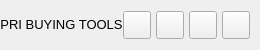
           <widget class="QFrame" name="contentTopBg">
            <property name="minimumSize">
             <size>
              <width>0</width>
              <height>50</height>
             </size>
            </property>
            <property name="maximumSize">
             <size>
              <width>16777215</width>
              <height>50</height>
             </size>
            </property>
            <property name="frameShape">
             <enum>QFrame::NoFrame</enum>
            </property>
            <property name="frameShadow">
             <enum>QFrame::Raised</enum>
            </property>
            <layout class="QHBoxLayout" name="horizontalLayout">
             <property name="spacing">
              <number>0</number>
             </property>
             <property name="leftMargin">
              <number>0</number>
             </property>
             <property name="topMargin">
              <number>0</number>
             </property>
             <property name="rightMargin">
              <number>10</number>
             </property>
             <property name="bottomMargin">
              <number>0</number>
             </property>
             <item>
              <widget class="QFrame" name="leftBox">
               <property name="sizePolicy">
                <sizepolicy hsizetype="Expanding" vsizetype="Preferred">
                 <horstretch>0</horstretch>
                 <verstretch>0</verstretch>
                </sizepolicy>
               </property>
               <property name="frameShape">
                <enum>QFrame::NoFrame</enum>
               </property>
               <property name="frameShadow">
                <enum>QFrame::Raised</enum>
               </property>
               <layout class="QHBoxLayout" name="horizontalLayout_3">
                <property name="spacing">
                 <number>0</number>
                </property>
                <property name="leftMargin">
                 <number>0</number>
                </property>
                <property name="topMargin">
                 <number>0</number>
                </property>
                <property name="rightMargin">
                 <number>0</number>
                </property>
                <property name="bottomMargin">
                 <number>0</number>
                </property>
                <item>
                 <widget class="QLabel" name="titleRightInfo">
                  <property name="sizePolicy">
                   <sizepolicy hsizetype="Preferred" vsizetype="Expanding">
                    <horstretch>0</horstretch>
                    <verstretch>0</verstretch>
                   </sizepolicy>
                  </property>
                  <property name="maximumSize">
                   <size>
                    <width>16777215</width>
                    <height>45</height>
                   </size>
                  </property>
                  <property name="font">
                   <font>
                    <family>Segoe UI</family>
                    <pointsize>10</pointsize>
                    <weight>50</weight>
                    <italic>false</italic>
                    <bold>false</bold>
                   </font>
                  </property>
                  <property name="text">
                   <string>PRI BUYING TOOLS</string>
                  </property>
                  <property name="textFormat">
                   <enum>Qt::PlainText</enum>
                  </property>
                  <property name="alignment">
                   <set>Qt::AlignCenter</set>
                  </property>
                 </widget>
                </item>
               </layout>
              </widget>
             </item>
             <item alignment="Qt::AlignRight">
              <widget class="QFrame" name="rightButtons">
               <property name="minimumSize">
                <size>
                 <width>0</width>
                 <height>28</height>
                </size>
               </property>
               <property name="frameShape">
                <enum>QFrame::NoFrame</enum>
               </property>
               <property name="frameShadow">
                <enum>QFrame::Raised</enum>
               </property>
               <layout class="QHBoxLayout" name="horizontalLayout_2">
                <property name="spacing">
                 <number>5</number>
                </property>
                <property name="leftMargin">
                 <number>0</number>
                </property>
                <property name="topMargin">
                 <number>0</number>
                </property>
                <property name="rightMargin">
                 <number>0</number>
                </property>
                <property name="bottomMargin">
                 <number>0</number>
                </property>
                <item>
                 <widget class="QPushButton" name="settingsTopBtn">
                  <property name="minimumSize">
                   <size>
                    <width>28</width>
                    <height>28</height>
                   </size>
                  </property>
                  <property name="maximumSize">
                   <size>
                    <width>28</width>
                    <height>28</height>
                   </size>
                  </property>
                  <property name="cursor">
                   <cursorShape>PointingHandCursor</cursorShape>
                  </property>
                  <property name="toolTip">
                   <string>Settings</string>
                  </property>
                  <property name="text">
                   <string/>
                  </property>
                  <property name="icon">
                   <iconset resource="resources.qrc">
                    <normaloff>:/icons/images/icons/icon_settings.png</normaloff>:/icons/images/icons/icon_settings.png</iconset>
                  </property>
                  <property name="iconSize">
                   <size>
                    <width>20</width>
                    <height>20</height>
                   </size>
                  </property>
                 </widget>
                </item>
                <item>
                 <widget class="QPushButton" name="minimizeAppBtn">
                  <property name="minimumSize">
                   <size>
                    <width>28</width>
                    <height>28</height>
                   </size>
                  </property>
                  <property name="maximumSize">
                   <size>
                    <width>28</width>
                    <height>28</height>
                   </size>
                  </property>
                  <property name="cursor">
                   <cursorShape>PointingHandCursor</cursorShape>
                  </property>
                  <property name="toolTip">
                   <string>Minimize</string>
                  </property>
                  <property name="text">
                   <string/>
                  </property>
                  <property name="icon">
                   <iconset resource="resources.qrc">
                    <normaloff>:/icons/images/icons/icon_minimize.png</normaloff>:/icons/images/icons/icon_minimize.png</iconset>
                  </property>
                  <property name="iconSize">
                   <size>
                    <width>20</width>
                    <height>20</height>
                   </size>
                  </property>
                 </widget>
                </item>
                <item>
                 <widget class="QPushButton" name="maximizeRestoreAppBtn">
                  <property name="minimumSize">
                   <size>
                    <width>28</width>
                    <height>28</height>
                   </size>
                  </property>
                  <property name="maximumSize">
                   <size>
                    <width>28</width>
                    <height>28</height>
                   </size>
                  </property>
                  <property name="font">
                   <font>
                    <family>Segoe UI</family>
                    <pointsize>10</pointsize>
                    <weight>50</weight>
                    <italic>false</italic>
                    <bold>false</bold>
                    <stylestrategy>PreferDefault</stylestrategy>
                   </font>
                  </property>
                  <property name="cursor">
                   <cursorShape>PointingHandCursor</cursorShape>
                  </property>
                  <property name="toolTip">
                   <string>Maximize</string>
                  </property>
                  <property name="text">
                   <string/>
                  </property>
                  <property name="icon">
                   <iconset resource="resources.qrc">
                    <normaloff>:/icons/images/icons/icon_maximize.png</normaloff>:/icons/images/icons/icon_maximize.png</iconset>
                  </property>
                  <property name="iconSize">
                   <size>
                    <width>20</width>
                    <height>20</height>
                   </size>
                  </property>
                 </widget>
                </item>
                <item>
                 <widget class="QPushButton" name="closeAppBtn">
                  <property name="minimumSize">
                   <size>
                    <width>28</width>
                    <height>28</height>
                   </size>
                  </property>
                  <property name="maximumSize">
                   <size>
                    <width>28</width>
                    <height>28</height>
                   </size>
                  </property>
                  <property name="cursor">
                   <cursorShape>PointingHandCursor</cursorShape>
                  </property>
                  <property name="toolTip">
                   <string>Close</string>
                  </property>
                  <property name="text">
                   <string/>
                  </property>
                  <property name="icon">
                   <iconset resource="resources.qrc">
                    <normaloff>:/icons/images/icons/icon_close.png</normaloff>:/icons/images/icons/icon_close.png</iconset>
                  </property>
                  <property name="iconSize">
                   <size>
                    <width>20</width>
                    <height>20</height>
                   </size>
                  </property>
                 </widget>
                </item>
               </layout>
              </widget>
             </item>
            </layout>
           </widget>
